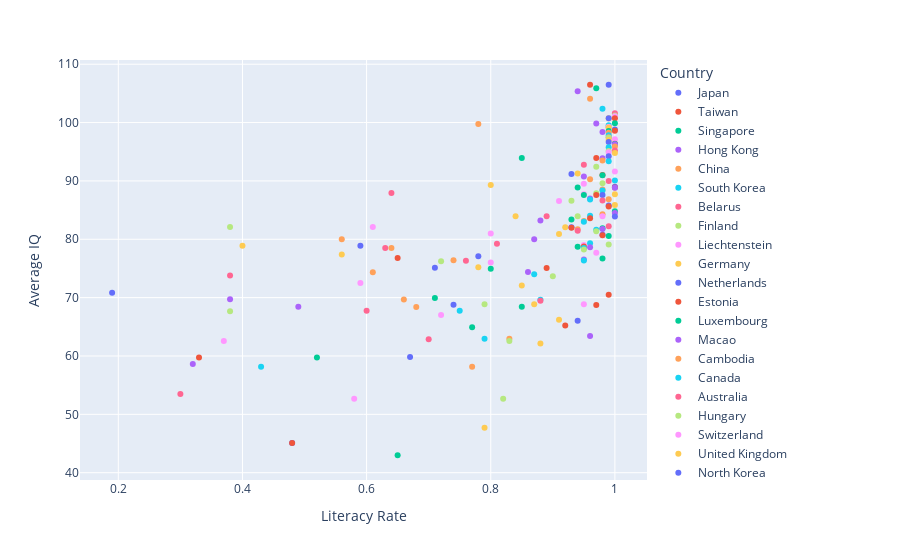

Notebook code cell kept with this figure:
### Code cell
px.scatter(data_frame=df, x='Literacy Rate', y='Average IQ',color='Country')
